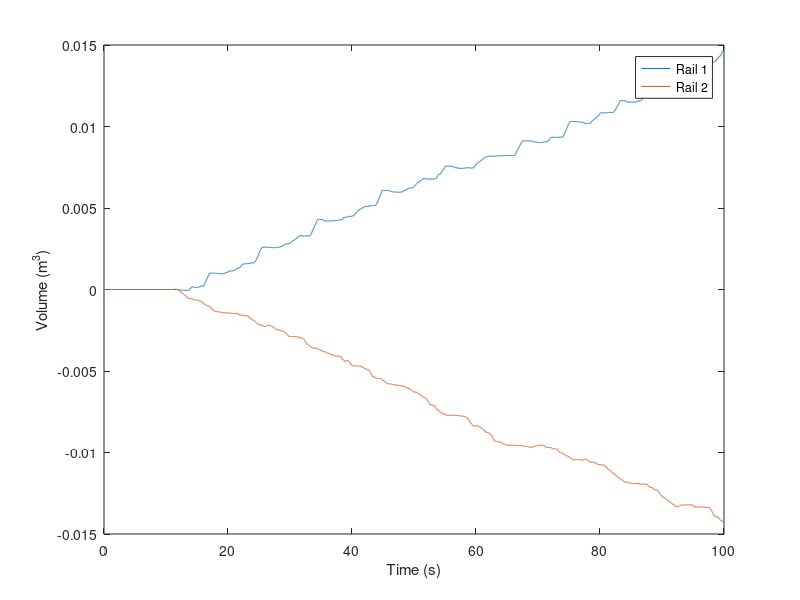

Recreate this plot in MATLAB. (Note: this script raises an error after producing the figure.)
%% This code is the one used for the FPMC paper

% Fill / empty the rails so that the accumulators sizes are minimized.

% This version has adjusted the Cost2Switch to hopefully do its job better,
% although the success of this feature has not been tested and is hard to
% see in regular drive cycles. A Drive cycle could be cooked up to test
% whether switches are correctly penalyzed.


clear, close all
% Load Drive Cycle
load('JCB5T_C0P_3CPR_Flows.mat')
% Posative flow is flow leaving the accumulator




% Start at t(end)
dt = t(2)-t(1);
dtscale = 20; % Step through DP at a different time step than the one given by Drive Cycle
DPdt = dtscale*dt;
DPt = 0:DPdt:t(end);


V1 = cumsum(QR_3)*dt;
V2 = cumsum(QR_1)*dt;
V = [V1 V2];
figure, plot(t,V1,t,V2)
legend('Rail 1','Rail 2'), ylabel('Volume (m^3)'), xlabel('Time (s)')

% Set flow rate and cost to switch
Qave = max(abs(V(end,:)/t(end)));
Q = 7.6826e-04;
Cost2Switch = 0*1e-2;

perc_threshold = .1;
K = 1.4;

% nn is the number of time steps with flow it takes to get the the required
% volume
nn = max(ceil(V1(end)/Q/DPdt) +2,ceil(V2(end)/-Q/DPdt) +2);


% Make V_MP - which is a matrix of possible values of V_p at each time
for i = 0:nn-1
    V_MP1(i+1) = i*Q*DPdt;
end
V_MP = [(V_MP1) (-V_MP1)];


% Build the cost
J = NaN(nn^size(V,2),length(DPt));
ind = J;
V1_min = J ;
V1_max = J ;
V2_min = J ;
V2_max = J ;

% Make indexers
a = fliplr(cumsum(ones(1,length(V_MP1)))); b = 2*a(1):-1:a(1)+1;
[x,y] = meshgrid(a,b); X = x(:); Y = y(:);

V1_min(:,end) = -(V(end,1)-V_MP(X));
V1_max(:,end) = -(V(end,1)-V_MP(X));
V2_min(:,end) = -(V(end,2)-V_MP(Y));
V2_max(:,end) = -(V(end,2)-V_MP(Y));

for iii = 1:nn^size(V,2)
    J(iii,end) = get_accum_size(V1_min(iii,end),V1_max(iii,end),perc_threshold,K) + get_accum_size(V2_min(iii,end),V2_max(iii,end),perc_threshold,K) ;
end


%
%PercentDone = 0
for k = 1:length(DPt)-1
    [~,t_ind] = min(abs(t-(t(end)-k*DPdt)));
    
    delV1 = -(V1(t_ind:t_ind+dtscale-1)-V_MP(1));
    delV2 = -(V1(t_ind:t_ind+dtscale-1)-V_MP(1));
    V1_min(1,end-k) = min([V1_min(1,end-k+1), min(delV1)]);
    V1_max(1,end-k) = max([V1_max(1,end-k+1), max(delV1)]);
    V2_min(1,end-k) = min([V2_min(1,end-k+1), min(delV2)]);
    V2_max(1,end-k) = max([V2_max(1,end-k+1), max(delV2)]);

    J(1,end-k) = get_accum_size(V1_min(1,end-k+1),V1_max(1,end-k+1),perc_threshold,K) + get_accum_size(V2_min(1,end-k+1),V2_max(1,end-k+1),perc_threshold,K);

    ind(1,end-k) = 4;
    for j = 2:nn^size(V,2)
        if V_MP(X(j)) == max(V_MP) % The case where rail 1 should not be filled anymore
            [~,ind(j,end-k)] = min([J(j-1,end-k+1)+Cost2Switch*(ind(j,end-k+1)==2|ind(j,end-k+1)==3|ind(j,end-k+1)==4),inf,inf,J(j,end-k+1)+Cost2Switch*(ind(j,end-k+1)==1|ind(j,end-k+1)==2|ind(j,end-k+1)==3)]);
            
        elseif V_MP(Y(j)) == min (V_MP) % The case where rail 2 should not be emptied anymore
            [~,ind(j,end-k)] = min([inf,inf,J(j-length(V_MP1),end-k+1)+Cost2Switch*(ind(j-length(V_MP1),end-k+1)==1|ind(j-length(V_MP1),end-k+1)==2|ind(j-length(V_MP1),end-k+1)==4),J(j,end-k+1)+Cost2Switch*(ind(j,end-k+1)==1|ind(j,end-k+1)==2|ind(j,end-k+1)==3)]);
            %J(j,end-k) = max( [ J(j,end-k) , abs(V(t_ind,1)-V_MP(X(j))) + abs(V(t_ind,2)-V_MP(Y(j))) ] );            
            
        else
            [~,ind(j,end-k)] = min([J(j-1,end-k+1)+Cost2Switch*(ind(j,end-k+1)==2|ind(j,end-k+1)==3|ind(j,end-k+1)==4),J(j-1-length(V_MP1),end-k+1)+Cost2Switch*(ind(j-1-length(V_MP1),end-k+1)==1|ind(j-1- length(V_MP1),end-k+1)==3|ind(j-1- length(V_MP1),end-k+1)==4),J(j-length(V_MP1),end-k+1)+Cost2Switch*(ind(j-length(V_MP1),end-k+1)==1|ind(j-length(V_MP1),end-k+1)==2|ind(j-length(V_MP1),end-k+1)==4),J(j,end-k+1)+Cost2Switch*(ind(j,end-k+1)==1|ind(j,end-k+1)==2|ind(j,end-k+1)==3)]);
            %J(j,end-k) = max([J(j,end-k) , abs(V(t_ind,1)-V_MP(X(j))) + abs(V(t_ind,2)-V_MP(Y(j))) ] ); 
            %J(j,end-k) = J(j,end-k) + abs(V(t_ind,1)-V_MP(X(j))) + abs(V(t_ind,2)-V_MP(Y(j))); 
            
        end

        delV1 = -(V(t_ind:t_ind+dtscale-1,1)-V_MP(X(j)));
        delV2 = -(V(t_ind:t_ind+dtscale-1,2)-V_MP(Y(j)));

        if ind(j,end-k) == 1
            V1_min(j,end-k) = min([V1_min(j-1,end-k+1), min(delV1)]);
            V1_max(j,end-k) = max([V1_max(j-1,end-k+1), max(delV1)]);
            V2_min(j,end-k) = min([V2_min(j-1,end-k+1), min(delV2)]);
            V2_max(j,end-k) = max([V2_max(j-1,end-k+1), max(delV2)]);
        elseif ind(j,end-k) == 2
            V1_min(j,end-k) = min([V1_min(j-1-length(V_MP1),end-k+1), min(delV1)]);
            V1_max(j,end-k) = max([V1_max(j-1-length(V_MP1),end-k+1), max(delV1)]);
            V2_min(j,end-k) = min([V2_min(j-1-length(V_MP1),end-k+1), min(delV2)]);
            V2_max(j,end-k) = max([V2_max(j-1-length(V_MP1),end-k+1), max(delV2)]);
        elseif ind(j,end-k) == 3
            V1_min(j,end-k) = min([V1_min(j-length(V_MP1),end-k+1), min(delV1)]);
            V1_max(j,end-k) = max([V1_max(j-length(V_MP1),end-k+1), max(delV1)]);
            V2_min(j,end-k) = min([V2_min(j-length(V_MP1),end-k+1), min(delV2)]);
            V2_max(j,end-k) = max([V2_max(j-length(V_MP1),end-k+1), max(delV2)]);
        else
            V1_min(j,end-k) = min([V1_min(j,end-k+1), min(delV1)]);
            V1_max(j,end-k) = max([V1_max(j,end-k+1), max(delV1)]);
            V2_min(j,end-k) = min([V2_min(j,end-k+1), min(delV2)]);
            V2_max(j,end-k) = max([V2_max(j,end-k+1), max(delV2)]);
        end

        J(j,end-k) = get_accum_size(V1_min(j,end-k),V1_max(j,end-k),perc_threshold,K) + get_accum_size(V2_min(j,end-k),V2_max(j,end-k),perc_threshold,K);


    end
    
    
    
    PercentDone = 100*k/length(DPt);
    if rem(PercentDone,10) < 100/length(DPt)
        PercentDone = (round(PercentDone,-1))
    end
end
PercentDone = 100



%% Get optimal solution back out
% We have to start at zero flow
MinCost = min(J(end,1))
get_accum_size(V1_min(end,1),V1_max(end,1),perc_threshold,K) + get_accum_size(V2_min(end,1),V2_max(end,1),perc_threshold,K)

current_ind = NaN(size(J,2));
current_ind(1) = size(J,1);
for ii = 1:length(DPt)-1
    if ind(current_ind(ii),ii) == 1
        current_ind(ii+1) = current_ind(ii)-1;
    elseif ind(current_ind(ii),ii) == 2
        current_ind(ii+1) = current_ind(ii) - 1 - length(V_MP1);
    elseif ind(current_ind(ii),ii) == 3
        current_ind(ii+1) = current_ind(ii) - length(V_MP1);
    elseif ind(current_ind(ii),ii) == 4
        current_ind(ii+1) = current_ind(ii);
    end
end

% Find what the volume looks like at each time
V_p1 = 0;
V_p2 = 0;
for jj = 1:length(DPt)-1
    V_p1(jj+1) = V_p1(jj) + (ind(current_ind(jj),jj)==2|ind(current_ind(jj),jj)==3)*Q*DPdt;
    V_p2(jj+1) = V_p2(jj) - (ind(current_ind(jj),jj)==1|ind(current_ind(jj),jj)==2)*Q*DPdt;
end


% What is the required accumulator size?
for i = 1:length(t)
    [~,DPt_ind] = min(abs( DPt - t(i) + DPdt/2 - t(2)));
    DelV1(i) =  V_p1(DPt_ind) - V(i,1);
    DelV2(i)=  V_p2(DPt_ind) - V(i,2);
end
figure, plot(t,DelV1), ylabel('$\Delta V (m^3)$','interpreter','latex'), xlabel('Time (s)','interpreter','latex')
figure, plot(t,DelV2), ylabel('$\Delta V (m^3)$','interpreter','latex'), xlabel('Time (s)','interpreter','latex')


delV_max1 = max(DelV1) ; [delV_max1, V1_max(end,1)]
delV_min1 = min(DelV1) ; [delV_min1, V1_min(end,1)]
delV_max2 = max(DelV2) ; [delV_max2, V2_max(end,1)]
delV_min2 = min(DelV2) ; [delV_min2, V2_min(end,1)]
Accumulator_size1_actual = get_accum_size(delV_min1,delV_max1,perc_threshold,K);
Accumulator_size2_actual = get_accum_size(delV_min2,delV_max2,perc_threshold,K);

Total_Accum = Accumulator_size1_actual + Accumulator_size2_actual

figure
plot(t,V,DPt,V_p1,DPt,V_p2), legend('Rail 1 Flow','Rail 2 Flow','Flow delivered to Rail 1 by Pump','Flow delivered to Rail 2 by Pump','Location','NorthWest')
title(['Accumulator Sizes = [',num2str(Accumulator_size1_actual*1000),' , ',num2str(Accumulator_size2_actual*1000) , ']',' Liters'])
ylabel('Volume (m^3)'), xlabel('Time (s)')

%% Plot Fluid volume in each accum
Vf1 = DelV1 - delV_min1;
Vf2 = DelV2 - delV_min2;

figure, plot(t,Vf1,t,Vf2), legend('1','2')


%% Make table for changing perc_threshold
thresh_vals = [.05 .1 .2] ;
k_vals = [1 1.4];
[a b] = ndgrid(thresh_vals,k_vals);
a = a(:); b = b(:);
for i = 1:length(a)
    perc_threshold = a(i);
    K = b(i);
    Accumulator_Size(i) = get_accum_size(delV_min1,delV_max1,perc_threshold,K);
end
[a b Accumulator_Size'*1000]





function Vt = get_accum_size(Vmin,Vmax,chi,k)
    Vmin = min([0,Vmin]);
    Vmax = max([0,Vmax]);

    Vt_1 = -Vmin*(1-(1-chi)^(1/k))^(-1); % Total volume required to keep Vmin within the pressure tolerances
    
    % Find Vt 2...
    Vt_2 = ( (1+chi)^(1/k)*(Vmin-Vmax) - Vmin ) /(1 - (1+chi)^(1/k) );

    % Total required accumulator volume:
    Vt = max([Vt_1 Vt_2]);
end